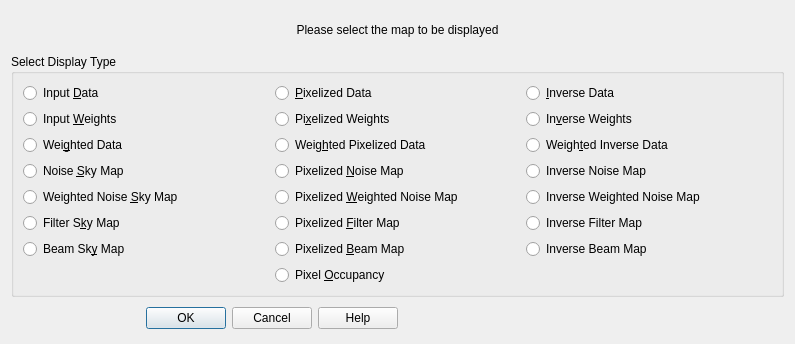
<?xml version="1.0" encoding="UTF-8"?>
<ui version="4.0">
 <class>mapSelectDialog</class>
 <widget class="QDialog" name="mapSelectDialog">
  <property name="geometry">
   <rect>
    <x>0</x>
    <y>0</y>
    <width>795</width>
    <height>344</height>
   </rect>
  </property>
  <property name="minimumSize">
   <size>
    <width>780</width>
    <height>210</height>
   </size>
  </property>
  <property name="windowTitle">
   <string>Dialog</string>
  </property>
  <layout class="QGridLayout" name="gridLayout_2">
   <item row="0" column="0">
    <widget class="QLabel" name="title">
     <property name="minimumSize">
      <size>
       <width>480</width>
       <height>0</height>
      </size>
     </property>
     <property name="text">
      <string>Please select the map to be displayed</string>
     </property>
     <property name="alignment">
      <set>Qt::AlignCenter</set>
     </property>
    </widget>
   </item>
   <item row="1" column="0">
    <widget class="QGroupBox" name="selectionBox">
     <property name="minimumSize">
      <size>
       <width>770</width>
       <height>140</height>
      </size>
     </property>
     <property name="title">
      <string>Select Display Type</string>
     </property>
     <layout class="QGridLayout" name="gridLayout">
      <item row="0" column="0">
       <widget class="QRadioButton" name="dataButton">
        <property name="text">
         <string>Input &amp;Data</string>
        </property>
       </widget>
      </item>
      <item row="0" column="1">
       <widget class="QRadioButton" name="pixelDataButton">
        <property name="text">
         <string>&amp;Pixelized Data</string>
        </property>
       </widget>
      </item>
      <item row="0" column="2">
       <widget class="QRadioButton" name="inverseDataButton">
        <property name="text">
         <string>&amp;Inverse Data</string>
        </property>
       </widget>
      </item>
      <item row="1" column="0">
       <widget class="QRadioButton" name="weightButton">
        <property name="text">
         <string>Input &amp;Weights</string>
        </property>
       </widget>
      </item>
      <item row="1" column="1">
       <widget class="QRadioButton" name="pixelWeightsButton">
        <property name="text">
         <string>Pi&amp;xelized Weights</string>
        </property>
       </widget>
      </item>
      <item row="1" column="2">
       <widget class="QRadioButton" name="inverseWeightsButton">
        <property name="text">
         <string>In&amp;verse Weights</string>
        </property>
       </widget>
      </item>
      <item row="2" column="0">
       <widget class="QRadioButton" name="combinedDataButton">
        <property name="text">
         <string>Wei&amp;ghted Data</string>
        </property>
       </widget>
      </item>
      <item row="2" column="1">
       <widget class="QRadioButton" name="combinedPixelButton">
        <property name="text">
         <string>Weig&amp;hted Pixelized Data</string>
        </property>
       </widget>
      </item>
      <item row="2" column="2">
       <widget class="QRadioButton" name="combinedInverseButton">
        <property name="text">
         <string>Weigh&amp;ted Inverse Data</string>
        </property>
       </widget>
      </item>
      <item row="3" column="0">
       <widget class="QRadioButton" name="noiseSkyButton">
        <property name="text">
         <string>Noise &amp;Sky Map</string>
        </property>
       </widget>
      </item>
      <item row="3" column="1">
       <widget class="QRadioButton" name="noiseButton">
        <property name="text">
         <string>Pixelized &amp;Noise Map</string>
        </property>
       </widget>
      </item>
      <item row="3" column="2">
       <widget class="QRadioButton" name="invNoiseButton">
        <property name="text">
         <string>Inverse Noise Map</string>
        </property>
       </widget>
      </item>
      <item row="4" column="0">
       <widget class="QRadioButton" name="weightedNoiseSkyButton">
        <property name="text">
         <string>Weighted Noise &amp;Sky Map</string>
        </property>
       </widget>
      </item>
      <item row="4" column="1">
       <widget class="QRadioButton" name="pixelWeightedNoiseButton">
        <property name="text">
         <string>Pixelized &amp;Weighted Noise Map</string>
        </property>
       </widget>
      </item>
      <item row="4" column="2">
       <widget class="QRadioButton" name="invWeightedNoiseButton">
        <property name="text">
         <string>Inverse Weighted Noise Map</string>
        </property>
       </widget>
      </item>
      <item row="5" column="0">
       <widget class="QRadioButton" name="filterSkyButton">
        <property name="text">
         <string>Filter S&amp;ky Map</string>
        </property>
       </widget>
      </item>
      <item row="5" column="1">
       <widget class="QRadioButton" name="filterButton">
        <property name="text">
         <string>Pixelized &amp;Filter Map</string>
        </property>
       </widget>
      </item>
      <item row="5" column="2">
       <widget class="QRadioButton" name="invFilterButton">
        <property name="text">
         <string>Inverse Filter Map</string>
        </property>
       </widget>
      </item>
      <item row="6" column="0">
       <widget class="QRadioButton" name="beamSkyButton">
        <property name="text">
         <string>Beam Sk&amp;y Map</string>
        </property>
       </widget>
      </item>
      <item row="6" column="1">
       <widget class="QRadioButton" name="beamButton">
        <property name="text">
         <string>Pixelized &amp;Beam Map</string>
        </property>
       </widget>
      </item>
      <item row="6" column="2">
       <widget class="QRadioButton" name="invBeamButton">
        <property name="text">
         <string>Inverse Beam Map</string>
        </property>
       </widget>
      </item>
      <item row="7" column="1">
       <widget class="QRadioButton" name="pixelOccupancyButton">
        <property name="text">
         <string>Pixel &amp;Occupancy</string>
        </property>
       </widget>
      </item>
     </layout>
    </widget>
   </item>
   <item row="2" column="0">
    <layout class="QHBoxLayout" name="buttonLayout">
     <item>
      <widget class="QDialogButtonBox" name="buttonBox">
       <property name="minimumSize">
        <size>
         <width>300</width>
         <height>30</height>
        </size>
       </property>
       <property name="orientation">
        <enum>Qt::Horizontal</enum>
       </property>
       <property name="standardButtons">
        <set>QDialogButtonBox::Cancel|QDialogButtonBox::Help|QDialogButtonBox::Ok</set>
       </property>
      </widget>
     </item>
     <item>
      <spacer name="buttonSpacer">
       <property name="orientation">
        <enum>Qt::Horizontal</enum>
       </property>
       <property name="sizeType">
        <enum>QSizePolicy::MinimumExpanding</enum>
       </property>
       <property name="sizeHint" stdset="0">
        <size>
         <width>100</width>
         <height>20</height>
        </size>
       </property>
      </spacer>
     </item>
    </layout>
   </item>
  </layout>
 </widget>
 <resources/>
 <connections>
  <connection>
   <sender>buttonBox</sender>
   <signal>accepted()</signal>
   <receiver>mapSelectDialog</receiver>
   <slot>accept()</slot>
   <hints>
    <hint type="sourcelabel">
     <x>248</x>
     <y>254</y>
    </hint>
    <hint type="destinationlabel">
     <x>157</x>
     <y>274</y>
    </hint>
   </hints>
  </connection>
  <connection>
   <sender>buttonBox</sender>
   <signal>rejected()</signal>
   <receiver>mapSelectDialog</receiver>
   <slot>reject()</slot>
   <hints>
    <hint type="sourcelabel">
     <x>316</x>
     <y>260</y>
    </hint>
    <hint type="destinationlabel">
     <x>286</x>
     <y>274</y>
    </hint>
   </hints>
  </connection>
 </connections>
</ui>
